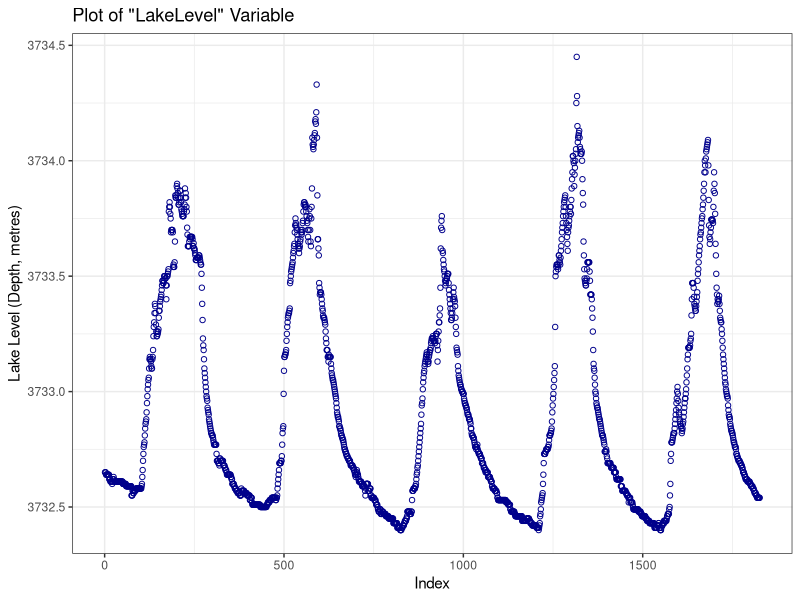

Write R code to recreate this figure.
## ---- chunk 1
knitr::opts_chunk$set(echo = TRUE)
#if you do not have the package, type install.packages("name_of_the_package")
library(knitr)
library(tseries)
library(ggplot2)
## ---- chunk 2
# read in data to an object called dat
dat <- read.csv("LakeLevels.csv")
head(dat, 10)
## ---- chunk 3
names(dat)
## ---- chunk 4
ggplot(dat, aes(x = 1:nrow(dat), y = LakeLevel)) +
  geom_point(shape = 1, col = "darkblue") +  
  xlab("Index") +  
  ylab("Lake Level (Depth, metres)") +
  ggtitle("Plot of \"LakeLevel\" Variable") + 
  theme_bw()
## ---- chunk 5
# this is where your R code goes
## ---- chunk 6
# this is where your R code goes
